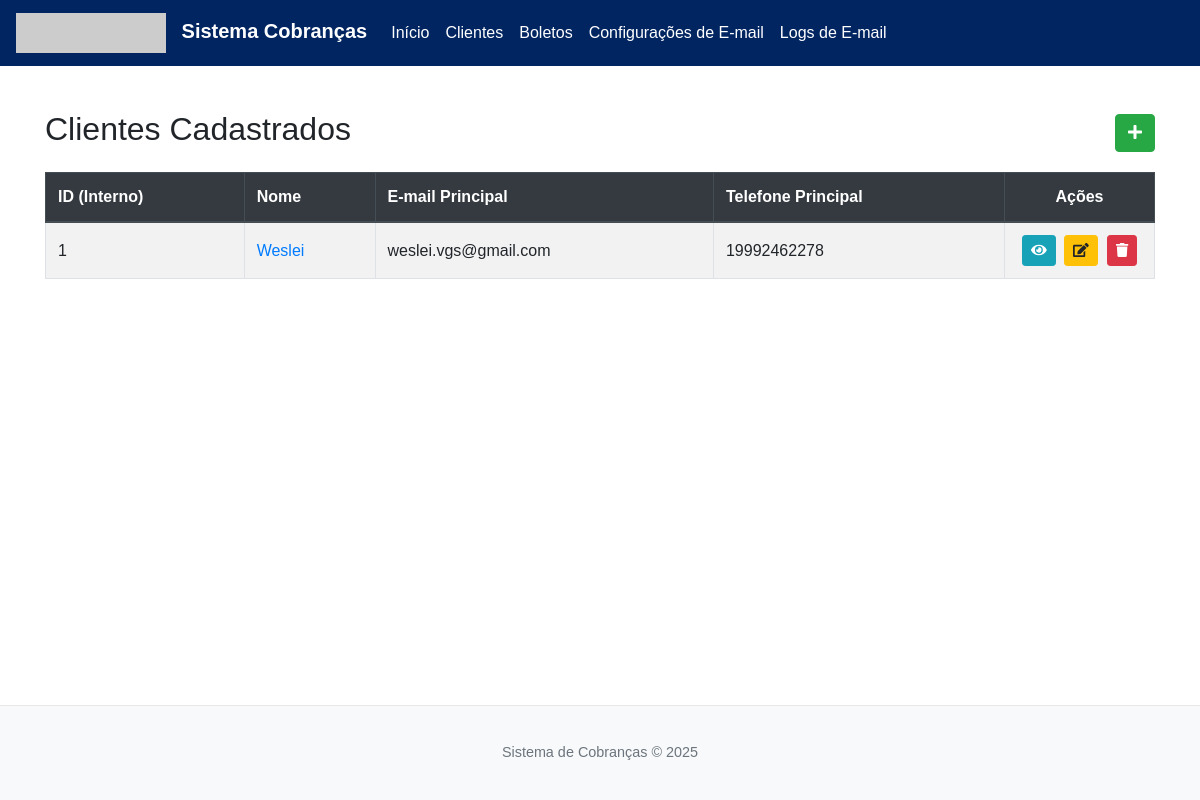
Before: /clientes with the older database file.
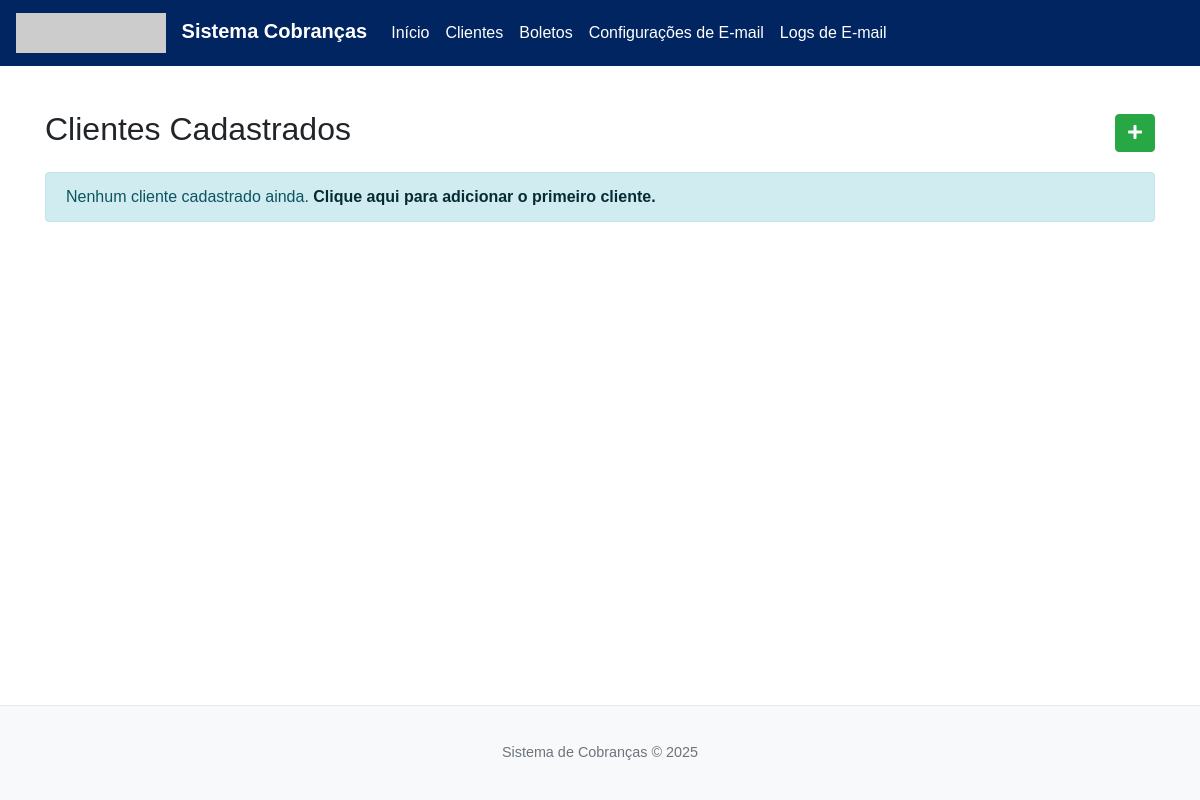
After: the same page with the newer database file.
### database.py (models this page shows, shortened)
class Cliente(db.Model):
    __tablename__ = 'cliente'
    id = db.Column(db.Integer, primary_key=True)
    public_id = db.Column(db.String(36), unique=True, nullable=False)
    nome = db.Column(db.String(150), nullable=False)
    email_principal = db.Column(db.String(120), unique=True, nullable=True)
    telefone_principal = db.Column(db.String(20), nullable=True)
    contatos = db.relationship('Contato', backref='cliente', lazy=True, cascade="all, delete-orphan")
    boletos = db.relationship('Boleto', backref='cliente', lazy=True, cascade="all, delete-orphan")
    __table_args__ = (Index('ix_cliente_public_id', 'public_id'),)

### app.py (the view)
@main_bp.route('/clientes')
def listar_clientes():
    search_term = request.args.get('q_cliente', '')
    query = Cliente.query.order_by(Cliente.nome)
    if search_term:
        query = query.filter(Cliente.nome.ilike(f'%{search_term}%'))
    todos_os_clientes = query.all()
    return render_template('clientes.html',
                           lista_completa_clientes=todos_os_clientes,
                           search_term_cliente=search_term)

### database.py (called while the page is built)
@event.listens_for(Engine, "connect")
def _set_sqlite_pragma(dbapi_connection, connection_record):
    if isinstance(dbapi_connection, SQLite3Connection):
        cursor = dbapi_connection.cursor()
        cursor.execute("PRAGMA foreign_keys=ON;")
        cursor.close()

### templates/clientes.html (shortened to what this page needs)
{% extends "base.html" %}
{% block head_extra %}
<link rel="stylesheet" href="https://cdnjs.cloudflare.com/ajax/libs/font-awesome/5.15.3/css/all.min.css">
<link rel="stylesheet" href="https://cdn.datatables.net/1.13.8/css/dataTables.bootstrap4.min.css">
{% endblock %}
{% block content %}
<div class="d-flex justify-content-between align-items-center mb-3">
    <h2>Clientes Cadastrados</h2>
    <a href="{{ url_for('main.novo_cliente') }}" class="btn btn-success" title="Novo Cliente">
        <i class="fas fa-plus"></i>
    </a>
</div>
{% if lista_completa_clientes %}
<div class="table-responsive">
    <table id="clientesTable" class="table table-hover table-striped table-bordered" style="width:100%">
        <thead class="thead-dark">
            <tr>
                <th>ID (Interno)</th>
                <th>Nome</th>
                <th>E-mail Principal</th>
                <th>Telefone Principal</th>
                <th class="actions-col no-sort">Ações</th>
            </tr>
        </thead>
        <tbody>
            {% for cliente in lista_completa_clientes %}
            <tr>
                <td>{{ cliente.id }}</td>
                <td><a href="{{ url_for('main.view_cliente', public_id=cliente.public_id) }}">{{ cliente.nome }}</a></td>
                <td>{{ cliente.email_principal }}</td>
                <td>{{ cliente.telefone_principal if cliente.telefone_principal else '-' }}</td>
                <td class="actions-col text-center">
                    <a href="{{ url_for('main.view_cliente', public_id=cliente.public_id) }}" class="btn btn-info btn-sm" title="Visualizar"><i class="fas fa-eye"></i></a>
                    <a href="{{ url_for('main.editar_cliente', public_id=cliente.public_id) }}" class="btn btn-warning btn-sm" title="Editar"><i class="fas fa-edit"></i></a>
                    <button type="button" class="btn btn-danger btn-sm" data-toggle="modal" data-target="#confirmDeleteModal{{ cliente.id }}" title="Excluir">
                        <i class="fas fa-trash"></i>
                    </button>
                </td>
            </tr>
            {% endfor %}
        </tbody>
    </table>
</div>
{% else %}
    <div class="alert alert-info" role="alert">
        Nenhum cliente cadastrado ainda. <a href="{{ url_for('main.novo_cliente') }}" class="alert-link">Clique aqui para adicionar o primeiro cliente.</a>
    </div>
{% endif %}
{% endblock %}

Changed rows visible on the page:
removed Cliente: id "1", nome "Weslei", email_principal "weslei.vgs@gmail.com", telefone_principal "19992462278"
Other visible differences:
text no longer shown: "ID (Interno) Nome E-mail Principal Telefone Principal Ações"
text now shown: "Nenhum cliente cadastrado ainda. Clique aqui para adicionar o primeiro cliente."
